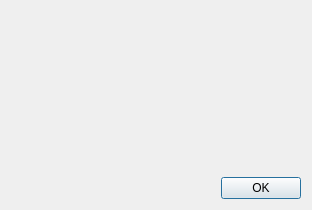
<?xml version="1.0" encoding="UTF-8"?>
<ui version="4.0">
 <class>DialogAbout</class>
 <widget class="QDialog" name="DialogAbout">
  <property name="geometry">
   <rect>
    <x>0</x>
    <y>0</y>
    <width>312</width>
    <height>210</height>
   </rect>
  </property>
  <property name="windowTitle">
   <string>About</string>
  </property>
  <layout class="QVBoxLayout" name="verticalLayout">
   <item>
    <widget class="QLabel" name="label">
     <property name="text">
      <string/>
     </property>
    </widget>
   </item>
   <item>
    <widget class="QDialogButtonBox" name="buttonBox">
     <property name="orientation">
      <enum>Qt::Horizontal</enum>
     </property>
     <property name="standardButtons">
      <set>QDialogButtonBox::Ok</set>
     </property>
    </widget>
   </item>
  </layout>
 </widget>
 <resources/>
 <connections>
  <connection>
   <sender>buttonBox</sender>
   <signal>accepted()</signal>
   <receiver>DialogAbout</receiver>
   <slot>accept()</slot>
   <hints>
    <hint type="sourcelabel">
     <x>248</x>
     <y>254</y>
    </hint>
    <hint type="destinationlabel">
     <x>157</x>
     <y>274</y>
    </hint>
   </hints>
  </connection>
  <connection>
   <sender>buttonBox</sender>
   <signal>rejected()</signal>
   <receiver>DialogAbout</receiver>
   <slot>reject()</slot>
   <hints>
    <hint type="sourcelabel">
     <x>316</x>
     <y>260</y>
    </hint>
    <hint type="destinationlabel">
     <x>286</x>
     <y>274</y>
    </hint>
   </hints>
  </connection>
 </connections>
</ui>
